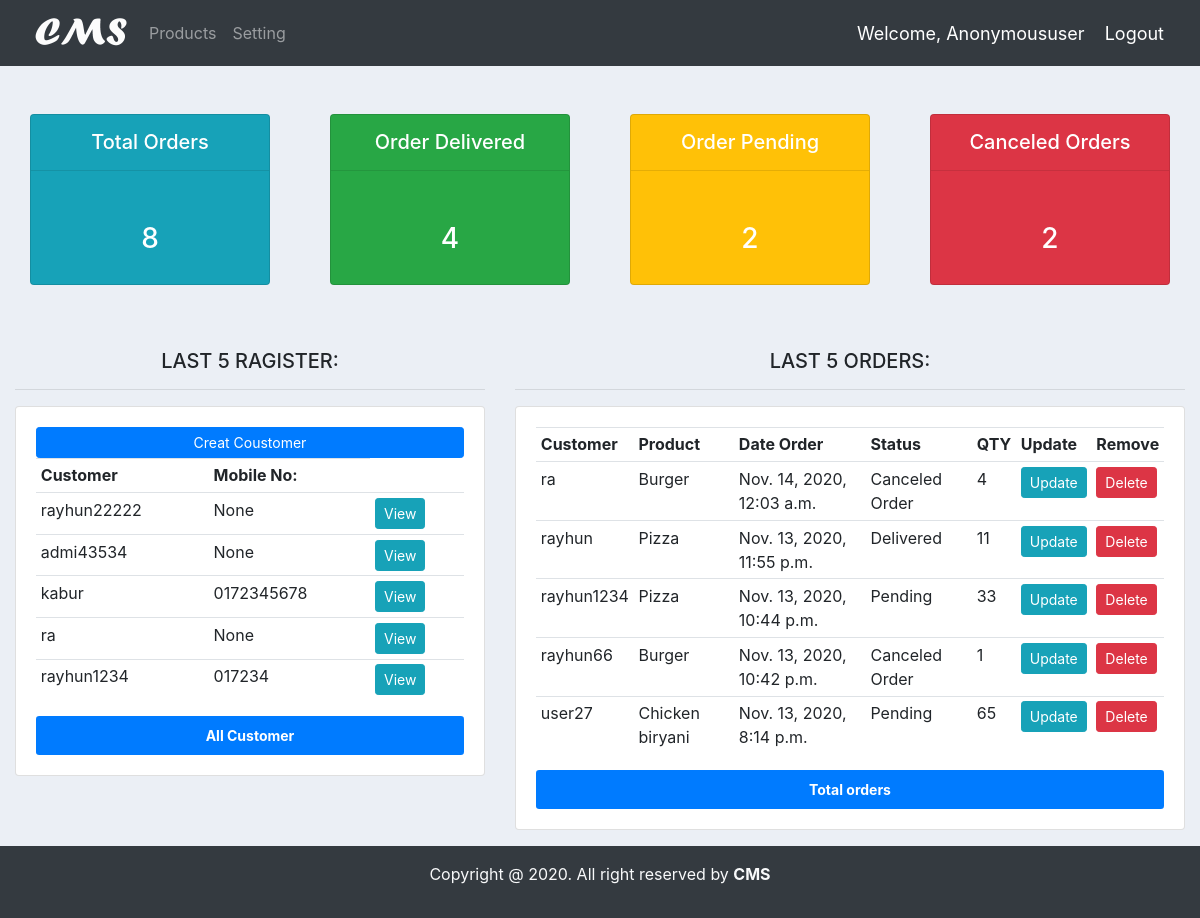
/, run on an earlier commit of the app's database.
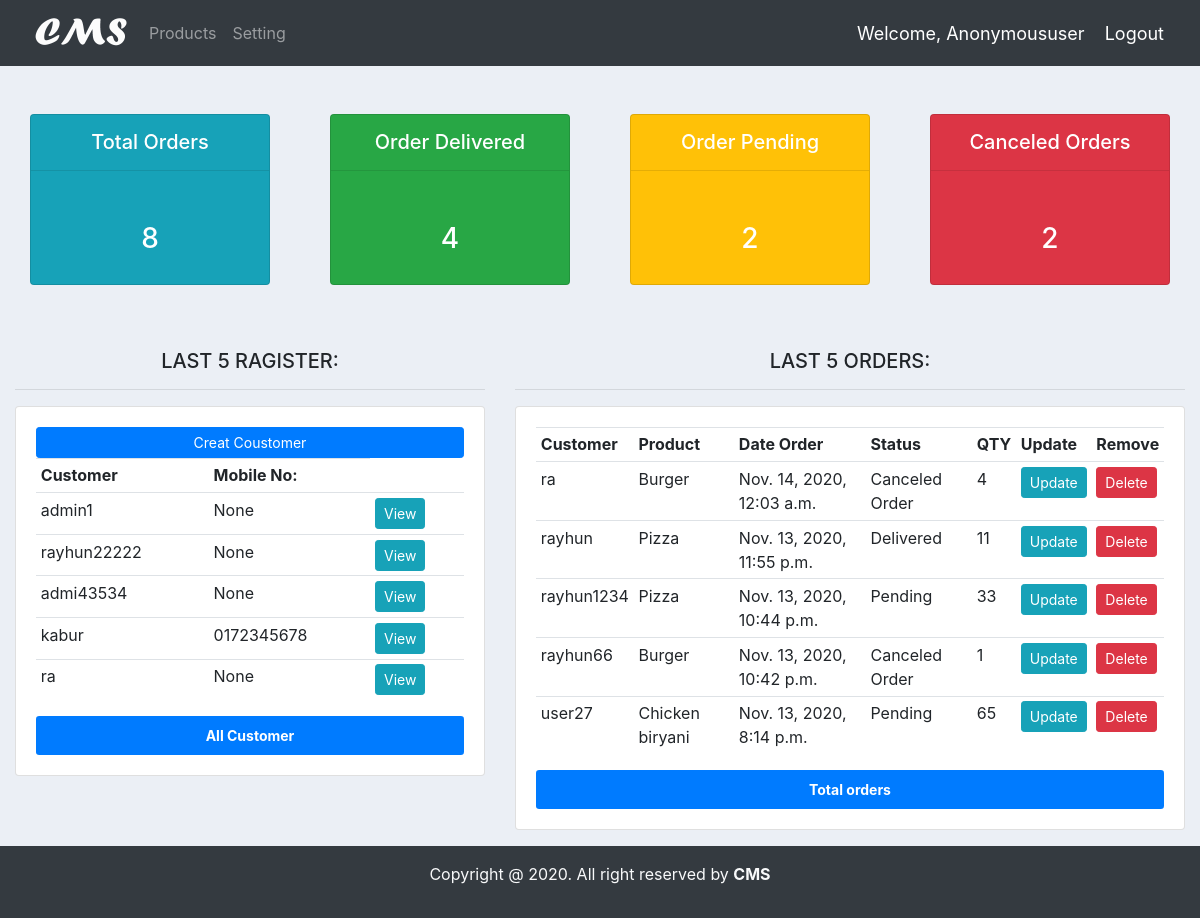
And on a later commit of the database.
### accounts/models.py (models this page shows, shortened)
class Customer(models.Model):
    user = models.OneToOneField(User, null=True, blank=True, on_delete=models.CASCADE)
    name = models.CharField(max_length=200, null=True)
    phone = models.CharField(max_length=200, null=True)
    email = models.CharField(max_length=200, null=True)
    profile_pic = models.ImageField(default="demo.jpg", null=True, blank=True)
    date_created = models.DateTimeField(auto_now_add=True, null=True)
    def __str__(self):
        return str(self.name)

class Order(models.Model):
    STATUS = (
        ('Pending','Pending'),
        ('Canceled Order','Canceled Order'),
        ('Delivered','Delivered')
        )
    customer = models.ForeignKey(Customer, null=True, on_delete=models.SET_NULL)
    Product = models.ForeignKey(Product, null=True, on_delete=models.SET_NULL)
    date_created = models.DateTimeField(auto_now_add=True, null=True)
    statur = models.CharField(max_length=200, null=True, choices=STATUS)
    note = models.CharField(max_length=200, null=True)
    order_content = models.DecimalField(max_digits= 10000, null=True, decimal_places=0)

class Product(models.Model):
    CATAGORY = (
        ('Indoor','Indoor'),
        ('Out Door','Out Door'),
    )
    name = models.CharField(max_length=200, null=True)
    price = models.FloatField(null=True)
    catagory = models.CharField(max_length=200, null=True, choices=CATAGORY)
    descriprion = models.CharField(max_length=500 ,null=True, blank=True)
    data_created = models.DateTimeField(auto_now_add=True)
    tags = models.ManyToManyField(Tag)
    def __str__(self):
        return str(self.name)

### accounts/views.py (the view)
# urls.py: 2. Add a URL to urlpatterns:  path('', views.home, name='home')
def home(request):
    orders = Order.objects.all()
    last_five = orders.order_by('-date_created')[0:5]
    customers = Customer.objects.all()
    last_five_customer = customers.order_by('-date_created')[:5]
    total_orders = orders.count()
    order_delivered = orders.filter(statur='Delivered').count()
    order_pending = orders.filter(statur='Pending').count()
    order_cancels = orders.filter(statur='Canceled Order').count()
    context = {
        'last_five':last_five,
        'last_five_customer':last_five_customer,
        'total_orders':total_orders,
        'order_delivered':order_delivered,
        'order_pending':order_pending,
        'order_cancels':order_cancels
    }
    return render(request, 'accounts/dashbord.html',context)

### accounts/templates/accounts/dashbord.html
{% extends 'accounts/main.html' %}
{% block content %}
<div class="container-fluid">
    {% include 'accounts/status.html' %}
    <div class="row">
        <div class="col-md-5">
            <h5 class="text-center">LAST 5 RAGISTER:</h5>
            <hr>
            <div class="card card-body">
                <a class="btn btn-primary btn-sm btn-block" href="{% url 'create_customer' %}">Creat Coustomer</a>
                <table class="table table-sm">
                    <tr>
                        <th>Customer</th>
                        <th>Mobile No:</th>
                    </tr>
                    {% for customer in last_five_customer %}
                    <tr>
                        <td>{{ customer.name }}</td>
                        <td>{{ customer.phone }}</td>
                        <td><a class="btn btn-sm btn-info" href="{% url 'customer' customer.pk %}">View</a></td>
                    </tr>
                    {% endfor %}
                </table>
                <div class="see_all">
                    <a href="{% url 'customer_list_all' %}" class="bg-primary p-2 text-white btn btn-sm w-100">
                        <strong>All Customer</strong>
                    </a>
                </div>
            </div>
        </div>
        <div class="col-md-7">
            <h5 class="text-center">LAST 5 ORDERS:</h5>
            <hr>
            <div class="card card-body">
                <table class="table table-sm">
                    <tr>
                        <th>Customer</th>
                        <th>Product</th>
                        <th>Date Order</th>
                        <th>Status</th>
                        <th>QTY</th>
                        <th>Update</th>
                        <th>Remove</th>
                    </tr>
                    {% for order in last_five %}
                    <tr>
                        <td>{{ order.customer }}</td>
                        <td>{{ order.Product }}</td>
                        <td>{{ order.date_created }}</td>
                        <td>{{ order.statur }}</td>
                        <td>{{ order.order_content }}</td>
                        <td><a class="btn btn-sm btn-info" href="{% url 'update_order' order.pk %}">Update</a></td>
                        <td><a class="btn btn-sm btn-danger" href="{% url 'delete_order' order.pk %}">Delete</a></td>
                    </tr>
                    {% endfor %}
                </table>
                <a href="{% url 'order_list' %}" class="bg-primary p-2 text-white btn btn-sm w-100"><strong>Total orders</strong></a>
            </div>
        </div>
    </div>
</div>
{% endblock %}

What changed in the data, as far as the page shows it:
no longer on this page (row unchanged): Customer: name "rayhun1234", phone "017234"
added Customer: name "admin1", phone "None"
